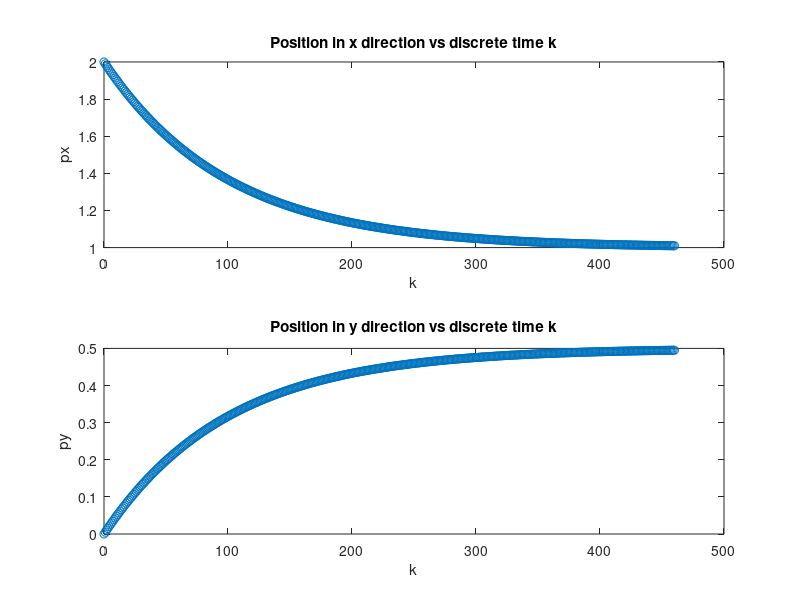
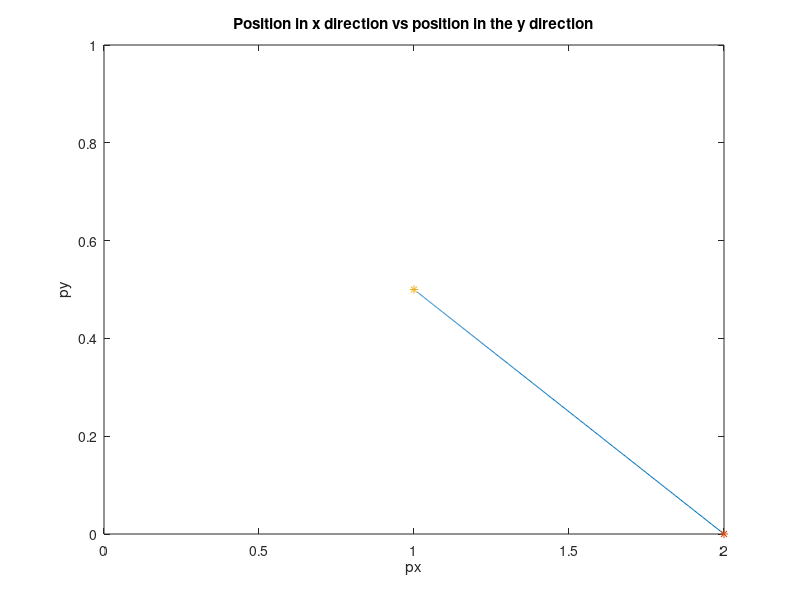

Here is the MATLAB script that generated these plots, in order:
% ECE 8 Lecture 9 
% Calculate position trajectory of the brick using a discrete-time
% model for any given number of discrete steps
close all;
clear all;

% discrete number of steps to calculate the trajectory
% N = 200;
% No need to define it as we will do a while loop

% define desired position
pxd = 1;
pyd = 0.5;

% provide what is needed to calculate the trajectory

% 1) define the initial condition (position)
px0 = 2;
py0 = 0;

% 2) define the input (velocity)
% Now that we understand the principle of feedback, we will
% define vx and vy using the error between the desired position
% and the current position. We do this in the for loop below.

% 3) define the planar model (in this case)

% px_k+1 = px_k + Delta * vx_k
% py_k+1 = py_k + Delta * vy_k

% step size (in seconds)
Delta = 0.01;

px = px0;           % initialize my trajectory at px0
py = py0;           % initialize my trajectory at py0
k = 0;              % initialize discrete time vector
ex = pxd - px0;     % initialize the error in x 
ey = pyd - py0;     % initialize the error in y

% TOLERANCE: this contross how close we get to target change to see
% define level of closeness (or tolerance) parameter
tolx = 0.01;         % desired closeness to pxd
toly = 0.01;         % desired closeness to pyd

% we want to loop as long as ex is large and ey is large
% in other words, we want 
% "expression"
% in the while loop to be true unless
%  (ex <= tolx) && (ey <= toly)
% initialize a counter
i = 1;
while (abs(ex) >= tolx) || (abs(ey) >= toly)
    % calculate the error signal 
    % in the x direction
    ex = pxd - px(i);   % desired x position minus current x position
    % in the y direction
    ey = pyd - py(i);   % desired y position minus current y position

    % next, we define the velocity inputs as follows:
    vx(i) = ex;
    vy(i) = ey;

    % calculate the trajectory for the model
    % px_k+1 = px_k + Delta * vx_k
    px(i+1) = px(i) + Delta * vx(i);
    % py_k+1 = py_k + Delta * vy_k
    py(i+1) = py(i) + Delta * vy(i);

    % populate discrete time vector
    k(i+1) = k(i) + 1;

    % increment the counter
    i = i + 1;          % to be ready for the next time instant
end

% at this point we would have px from 0 to N

% plot px and py as a function of k in a single figure with two drawings
figure
subplot(2,1,1) % define a 2x1 figure structure
% put px vs k in (1,1) entry
plot(k,px,'o')
xlabel('k')
ylabel('px')
title('Position in x direction vs discrete time k')

subplot(2,1,2) % define a 2x1 figure structure
% put py vs k in (2,1) entry
plot(k,py,'o')
xlabel('k')
ylabel('py')
title('Position in y direction vs discrete time k')


% plot py vs px in a planar plot
figure
plot(px,py) % Plot pairs (px(i),py(i)) one at a time
xlabel('px')
ylabel('py')
title('Position in x direction vs position in the y direction')
axis([0 2 0 1]) % define min for x to be 0, max for x to be 2
                % and define min for y to be 0, and max for y to be 1
% mark initial position
hold on
plot(px(1),py(1),'*')
% mark final position
% if know N, being the last data point
% plot(px(N),py(N),'or')
% if we don't know entry number of last data point 
% Nmax = length(px); % for matrices, use function size
% mark desired position
plot(pxd,pyd,'*')
